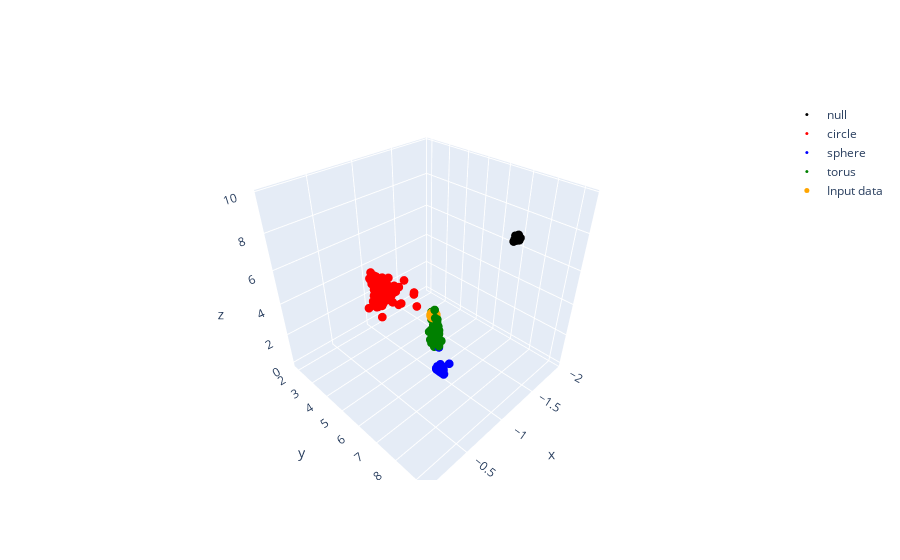

Source (notebook cell):
### Code cell
TC.plot_topo_feature_space()
